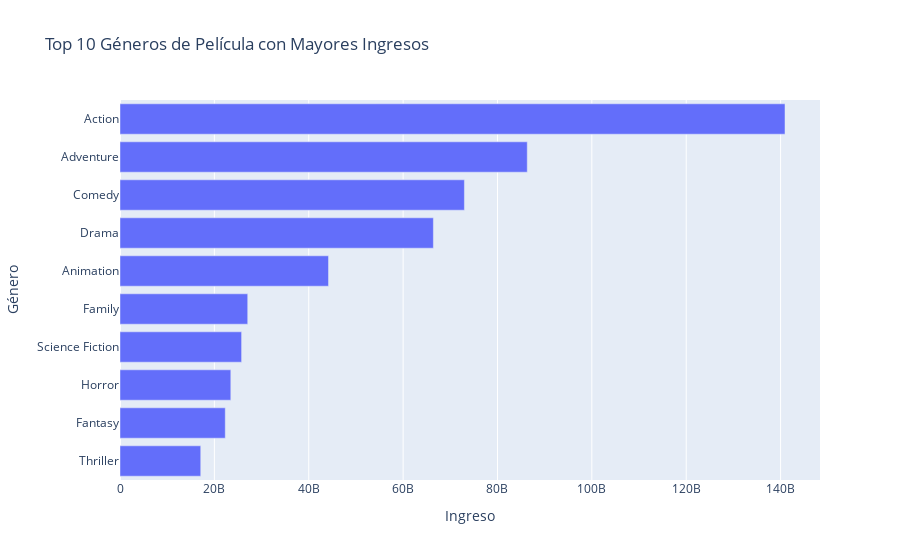

Write notebook code for a chart like this one.
### Markdown cell above
## g)  ¿Las películas de qué genero principal obtuvieron mayores ganancias?

### Code cell
with_main_genre = movies_data.copy()

#suponiendo que el genero principal es el primero
with_main_genre['mainGenre'] = with_main_genre['genres'].str.split('|').str[0]

top_genres_by_revenue = with_main_genre.groupby('mainGenre')['revenue'].sum().sort_values(ascending=False).head(10).reset_index()
top_genres_by_revenue.columns = ['Género', 'Ingreso']

top_genres = px.bar(
    top_genres_by_revenue[::-1], # [::-1] rerverse para visualizar mejor
    x="Ingreso", 
    y="Género", 
    orientation="h", 
    title="Top 10 Géneros de Película con Mayores Ingresos",
    labels={"revenue": "Ingresos ($)", "title": "Película"},
)
top_genres.show()

### Figure 1 — Plotly figure (JSON) as saved in the notebook; plotly's stock layout.template omitted (floating-point values rounded to 4 significant figures)
{"data": [{"alignmentgroup": "True", "hovertemplate": "Ingreso=%{x}<br>Género=%{y}<extra></extra>", "legendgroup": "", "marker": {"color": "#636efa", "pattern": {"shape": ""}}, "name": "", "offsetgroup": "", "orientation": "h", "showlegend": false, "textposition": "auto", "type": "bar", "x": [17111426999, 22309474780, 23483468549, 25771021939, 27070466981, 44193668686, 66415119599, 72990070028, 86313291491, 140936671043], "xaxis": "x", "y": ["Thriller", "Fantasy", "Horror", "Science Fiction", "Family", "Animation", "Drama", "Comedy", "Adventure", "Action"], "yaxis": "y"}], "layout": {"barmode": "relative", "legend": {"tracegroupgap": 0}, "title": {"text": "Top 10 Géneros de Película con Mayores Ingresos"}, "xaxis": {"anchor": "y", "domain": [0, 1], "title": {"text": "Ingreso"}}, "yaxis": {"anchor": "x", "domain": [0, 1], "title": {"text": "Género"}}}}
